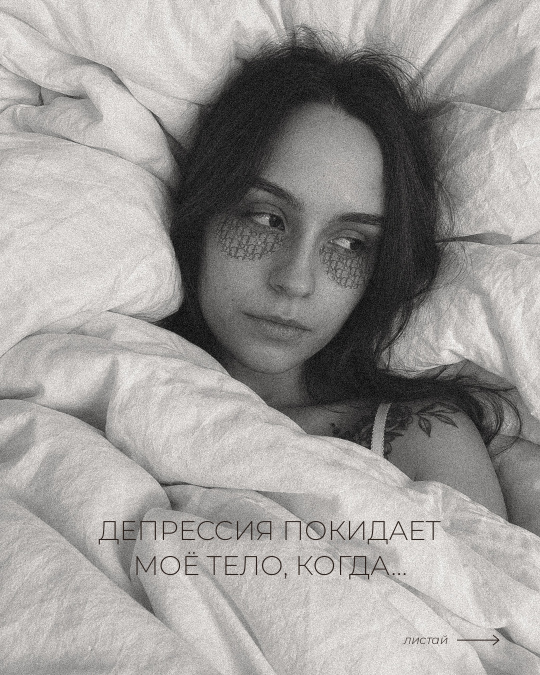
#> input picture reels/carousel_depressiya/slide_01.jpg, 1080 x 1350 px (shown at 1/2 size)
$ python -i carousel_husband.py   (imports and definitions only)
#> lines starting #> are read from the running program, lines starting #| are printed output that depends on the picture
"""@mcg.va — carousel post «спасибо мужу» (1080x1350): a full-bleed cover, then cream «paper» slides — her photo in a frame,
thin Montserrat text (small spaced CAPS kicker, thin lowercase body, thin italic accents), photo above / below the text in turns.
Every word of her text is kept, in order.
  python3 -I carousel_husband.py PHOTOS_DIR OUT_DIR MPENV_PYTHON MODELS_DIR
"""
import os, sys
from PIL import Image, ImageDraw, ImageFilter, ImageFont, ImageOps
HERE = os.path.dirname(os.path.abspath(__file__)); FD = os.path.join(HERE, "..", "fonts", "stories")
W, H, M = 1080, 1350, 76
CREAM, INK, BROWN, MAUVE, BLUSH = (243, 236, 228), (43, 31, 26), (107, 74, 56), (139, 107, 92), (232, 201, 192)

def font(size, wght, it=False):
    f = ImageFont.truetype(os.path.join(FD, "Montserrat-Italic-VariableFont_wght.ttf" if it else "Montserrat-VariableFont_wght.ttf"), size)
    f.set_variation_by_axes([wght]); return f

# [13 lines left out: functions wrap, spaced, not called in this run]

def crop(im, w, h, fx, fy):
#> called with w = 1080, h = 1350, fx = 0.5, fy = 0.45
    s = max(w / im.width, h / im.height); im = im.resize((round(im.width * s), round(im.height * s)), Image.LANCZOS)
#> after `s = max(w / im.width, h / im.height)`: s = 1
#> in crop, im is the input picture: PIL image 1080x1350 RGB; mean R, G, B 157.2, 154.6, 152.3
    x = int(min(max(fx * im.width - w / 2, 0), im.width - w)); y = int(min(max(fy * im.height - h / 2, 0), im.height - h))
#> after `x = int(min(max(fx * im.width - w / 2, 0), im.width - w))`: x = 0
#> after `y = int(min(max(fy * im.height - h / 2, 0), im.height - h))`: y = 0
    return im.crop((x, y, x + w, y + h))

BODY = (34, 300, 1.5); ITAL = (34, 300, 1.5)
# [8 lines left out: function text_block, not called in this run]

def text_h(lines):
    return sum(int(BODY[0] * 0.55) if l is None else int(BODY[0] * BODY[2]) for l in lines)

# [17 lines left out: function paper, not called in this run]

def cover(src, out, fx=0.5, fy=0.45):
    im = crop(ImageOps.exif_transpose(Image.open(src)).convert("RGB"), W, H, fx, fy).convert("RGBA")
#> im: PIL image 1080x1350 RGBA
    g = Image.new("L", (1, H)); [g.putpixel((0, y), int(255 * max(0, (y - H * 0.6) / (H * 0.4)) ** 1.3 * 0.62)) for y in range(H)]
    hz = Image.new("RGBA", (W, H), (20, 13, 10, 0)); hz.putalpha(g.resize((W, H))); im.alpha_composite(hz)
#> after `hz.putalpha(g.resize((W, H)))`:
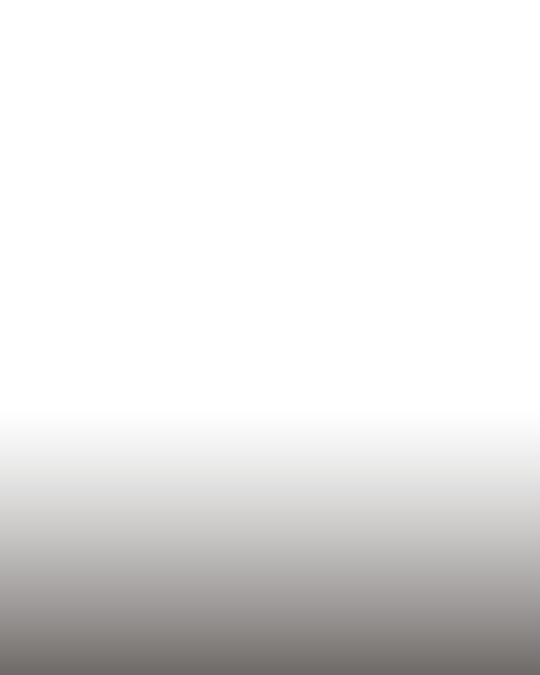
#> hz: PIL image 1080x1350 RGBA (shown at 1/2 size); mean R, G, B, A 20, 13, 10, 27.2; transparent parts drawn white
#> after `im.alpha_composite(hz)`:
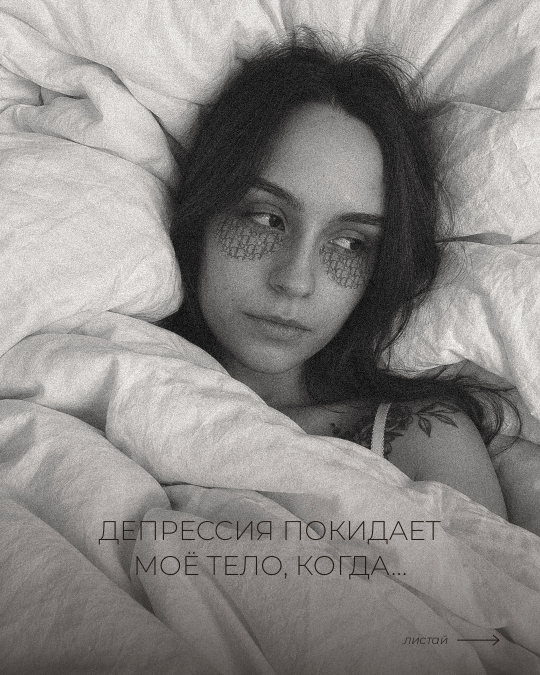
#> im: PIL image 1080x1350 RGBA (shown at 1/2 size); mean R, G, B, A 139.4, 136.4, 134, 255
    t = Image.new("RGBA", (W, H), (0, 0, 0, 0)); sh = Image.new("L", (W, H), 0); d, ds = ImageDraw.Draw(t), ImageDraw.Draw(sh)
#> after `t = Image.new('RGBA', (W, H), (0, 0, 0, 0))`: t: PIL image 1080x1350 RGBA; every value is 0
#> after `sh = Image.new('L', (W, H), 0)`: sh: PIL image 1080x1350 L; every value is 0
    for dd, col in ((ds, 140), (d, (255, 255, 255, 255))):
        spaced(dd, (W / 2, H - 300), "ПОСТ БЛАГОДАРНОСТИ", font(24, 300), col, 7, True)
        spaced(dd, (W / 2, H - 200), "СПАСИБО МУЖУ", font(76, 200), col, 10, True)
        dd.text((W / 2, H - 132), "за то, что всегда рядом", font=font(36, 250, True), fill=col, anchor="ms")
#> this loop made 1 pass
#> col on pass 1: 140
    s = Image.new("RGBA", (W, H), (15, 10, 8, 0)); s.putalpha(sh.filter(ImageFilter.GaussianBlur(8))); im.alpha_composite(s); im.alpha_composite(t)
    im.convert("RGB").save(out, quality=95); print(out)

S = [  # photo, kicker, [(paragraph, style)], fx, fy
    ("IMG_5644.jpg", "ПОСТ БЛАГОДАРНОСТИ", [
        ("Этот пост благодарности я решила посвятить своему мужу!", "i"),
        ("Я, если честно, вообще не представляю, как девушки проходят через беременность, роды и воспитывают деток без поддержки мужчины. Для меня вы просто героини!", "b")], 0.5, 0.3),
    ("0L2A9185.jpg", "ВЕСЬ ЭТОТ ПУТЬ", [
        ("И я хочу сказать огромное спасибо своему мужу за то, что он всегда был и остаётся рядом.", "b"),
        ("Мы вместе прошли весь этот путь. От новости о беременности до родов, того самого ада в послеродовом отделении и сейчас вместе проживаем одновременно самое прекрасное и самое сложное время в нашей жизни.", "b")], 0.45, 0.6),
    ("DSC06164.jpg", "БЕРЕМЕННОСТЬ", [
        ("Я бесконечно благодарна ему за то, что он с самого начала был вовлечён во всё.", "i"),
        ("За то, как во время беременности он мог в два часа ночи поехать за чем-нибудь сладеньким для меня. Как приносил цветочки просто так. Как делал массаж, когда отекали ноги. Как заботился обо мне и старался сделать всё, чтобы мне было легче.", "b")], 0.5, 0.25),
    ("DSC06185.jpg", "РОДЫ", [
        ("За то, что был рядом на родах. И я сейчас вообще не преувеличиваю, когда говорю, что без него я бы не справилась. Стоило ему хотя бы немного отойти от меня, как у меня сразу пропадали силы. Мне настолько важно было чувствовать, что он рядом.", "b")], 0.5, 0.55),
    ("0L2A7733.jpg", "РОДДОМ", [
        ("Я никогда не забуду, как он сидел со мной в роддоме до двух часов ночи. Как чуть ли не ногой выбивал двери, чтобы его пустили к нам. Как защищал нас и каждый день приезжал, чтобы побыть рядом.", "b")], 0.5, 0.33),
    ("DSC06475 - н.jpg", "ПАПА С ПЕРВЫХ СЕКУНД", [
        ("И как с первых секунд после рождения дочки он начал заботиться о ней.", "i"),
        ("Мне даже не пришлось объяснять, что мне нужна помощь с ребёнком. Он просто с самого начала был папой. Не человеком, который иногда помогает маме, а полноценным родителем.", "b")], 0.5, 0.5),
    ("IMG_0218.JPG", "ВМЕСТЕ", [
        ("Как мы вместе проходили бессонные ночи, учились понимать нашу малышку, переживали, уставали, иногда вообще не понимали, что делать.", "b"),
        ("И до сих пор он каждый день заботится о нас, помогает, поддерживает и делает столько всего, что я даже не всегда успеваю это замечать.", "b")], 0.5, 0.62),
    ("IMG_5705.jpg", "ПОВЕЗЛО", [
        ("Я смотрю на него с дочкой и каждый раз думаю, как же ей повезло с папой. А мне с мужем.", "i")], 0.5, 0.38),
    ("wed-110.jpg", "ЧЕСТНО", [
        ("Конечно, у нас тоже бывают сложные моменты. Мы устаём, можем спорить, иногда оба на пределе. Но мне очень ценно, что через всё это мы проходим вместе.", "b")], 0.5, 0.35),
    ("0L2A9008.jpg", "БЕЗ НЕГО", [
        ("Я не знаю, как сложилось бы моё материнство без него рядом. И даже не хочу представлять.", "b")], 0.5, 0.45),
    ("DSC06189.jpg", "СПАСИБО ТЕБЕ", [
        ("Спасибо тебе за нашу семью, за твою любовь, заботу и за то, каким папой ты стал для нашей дочки.", "b"),
        ("Я вас очень люблю!", "i")], 0.5, 0.3),
]


# ── full-bleed slides: the photo fills the slide, the text lies over it away from faces (MediaPipe, mpenv) ──
import json, subprocess, tempfile
import numpy as np
MPPY = MODELS = None

# [40 lines left out: functions people, full, not called in this run]


FULL_FOCUS = {2: (0.5, 0.45), 4: (0.5, 0.5), 6: (0.5, 0.5), 9: (0.5, 0.5), 10: (0.5, 0.5)}
AVOID = {4: [(150, 60, 1000, 620)], 6: [(550, 330, 1080, 1350)]}          # the two heads (the kiss hides them from the detector)

# [7 lines not run here, left out]

#> (the run stopped early here; a loop or call above may not have finished)

$ run again, on reels/carousel_depressiya/slide_02.jpg
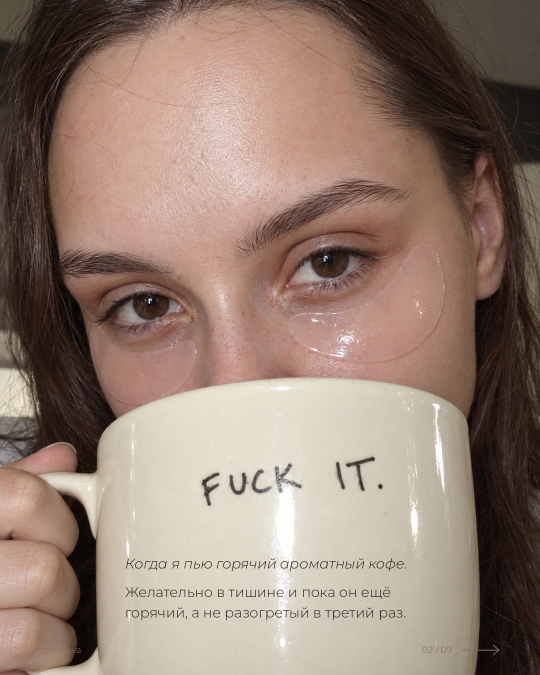
#> input picture reels/carousel_depressiya/slide_02.jpg, 1080 x 1350 px (shown at 1/2 size)
#> s = 1
#> in crop, im is the input picture: PIL image 1080x1350 RGB; mean R, G, B 148.6, 127, 114.2
#> in cover, `im.alpha_composite(hz)`:
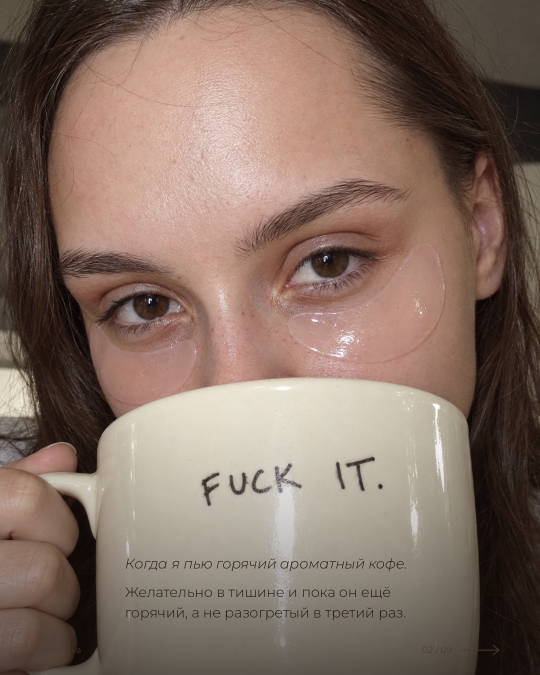
#> im: PIL image 1080x1350 RGBA (shown at 1/2 size); mean R, G, B, A 132.6, 111.5, 99.9, 255
#> t: PIL image 1080x1350 RGBA; every value is 0
#> sh: PIL image 1080x1350 L; every value is 0
#> the loop in cover, `for dd, col in ((ds, 140), (d, (255, 255, 255, 255))):` made 1 pass
#> col on pass 1: 140

$ run again, on reels/carousel_depressiya/slide_03.jpg
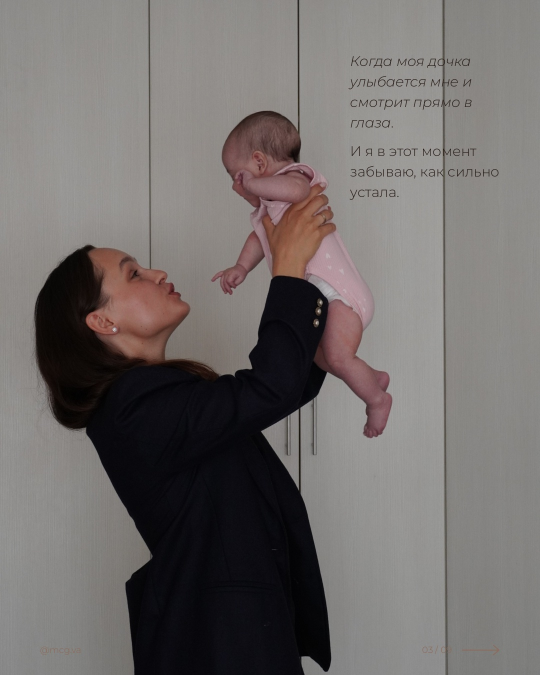
#> input picture reels/carousel_depressiya/slide_03.jpg, 1080 x 1350 px (shown at 1/2 size)
#> s = 1
#> in crop, im is the input picture: PIL image 1080x1350 RGB; mean R, G, B 114, 109.3, 107.7
#> in cover, `im.alpha_composite(hz)`:
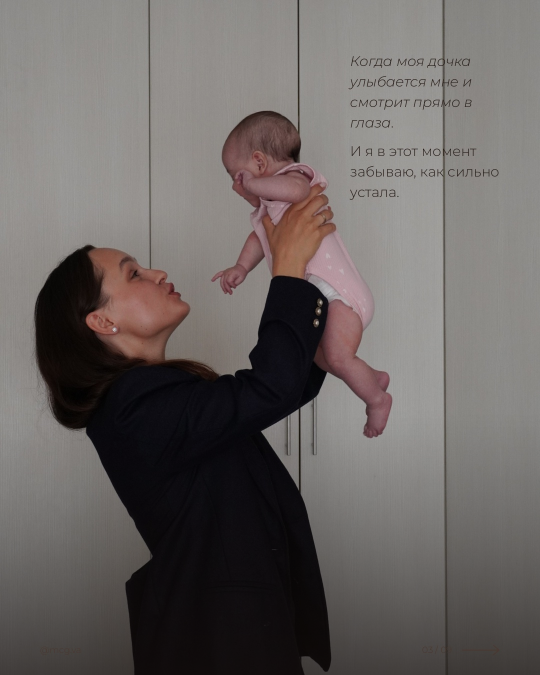
#> im: PIL image 1080x1350 RGBA (shown at 1/2 size); mean R, G, B, A 106.4, 101.1, 99, 255
#> t: PIL image 1080x1350 RGBA; every value is 0
#> sh: PIL image 1080x1350 L; every value is 0
#> the loop in cover, `for dd, col in ((ds, 140), (d, (255, 255, 255, 255))):` made 1 pass
#> col on pass 1: 140

$ run again, on reels/carousel_depressiya/slide_04.jpg
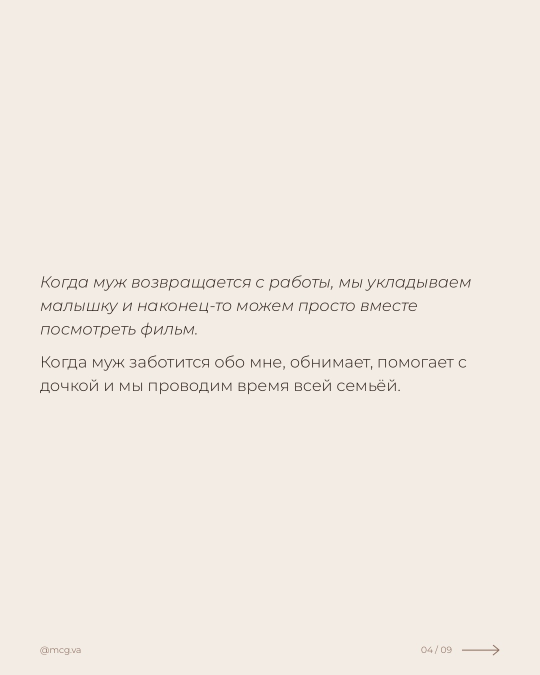
#> input picture reels/carousel_depressiya/slide_04.jpg, 1080 x 1350 px (shown at 1/2 size)
#> s = 1
#> in crop, im is the input picture: PIL image 1080x1350 RGB; mean R, G, B 241.2, 234.2, 226.2
#> in cover, `im.alpha_composite(hz)`:
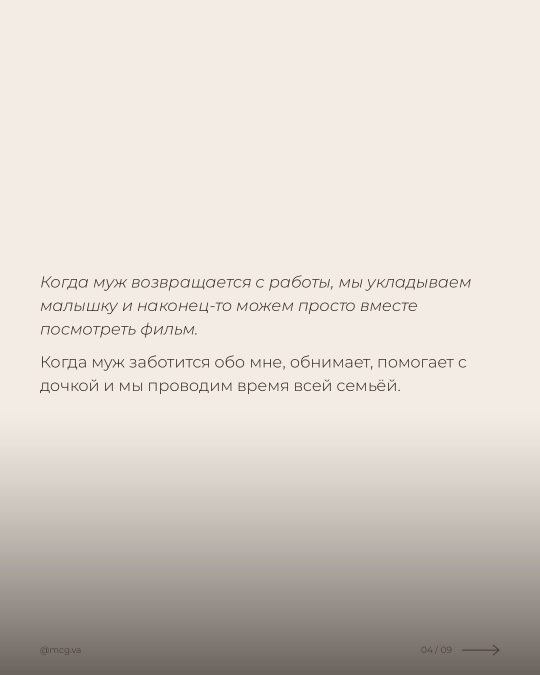
#> im: PIL image 1080x1350 RGBA (shown at 1/2 size); mean R, G, B, A 217.5, 210.4, 202.9, 255
#> t: PIL image 1080x1350 RGBA; every value is 0
#> sh: PIL image 1080x1350 L; every value is 0
#> the loop in cover, `for dd, col in ((ds, 140), (d, (255, 255, 255, 255))):` made 1 pass
#> col on pass 1: 140
